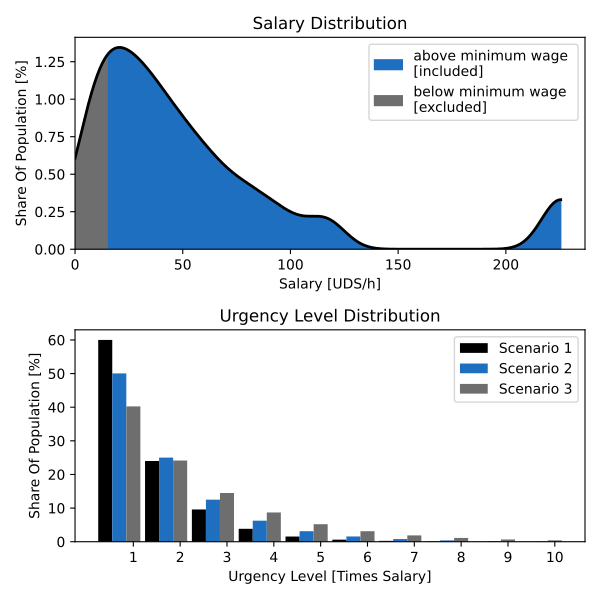

Here is the Python script that generated this plot:
# IMPORTS
from Data_UrgencyDistribution import urgency_distribution, getUrgencyLevelProcess
import matplotlib.pyplot as plt
import numpy as np
from scipy.stats import gaussian_kde



blue_color = (30/255, 111/255, 192/255)
gray_color = (110/255, 110/255, 110/255)




plt.rc('font', family='sans-serif') 
plt.rc('font', serif='Arial') 
plt.figure(figsize=(12/2, 6), dpi=100)


# Plot Salary Distribution
plt.subplot(2,1,1)

    # Determine Gaussian Kernel Density Estimation (KDE) For Salary Distribution
salaries = urgency_distribution[1]["pop_salary"]
kde = gaussian_kde(salaries)
x_range = np.linspace(0, salaries.max(), 1000)  # Start from 0
y_values = kde(x_range)
y_values_percentage = y_values * 100
minimum_wage = 15.00
minimum_wage_mask = x_range <= minimum_wage

plt.plot(x_range, y_values_percentage, linewidth=2, color="black")
plt.fill_between(x_range, y_values_percentage, color=blue_color, label="above minimum wage \n[included]")
plt.fill_between(x_range[minimum_wage_mask], y_values_percentage[minimum_wage_mask], color=gray_color, label="below minimum wage \n[excluded]")

plt.xlabel('Salary [UDS/h]')
plt.ylabel('Share Of Population [%]')
plt.title('Salary Distribution')
plt.legend()

plt.xlim(0, None)  # Set x-axis to start at 0
plt.ylim(0, None)  # Set y-axis to start at 0


# Urgency Level Distribution
plt.subplot(2,1,2)
colors = ["black", blue_color, gray_color]
for scenario in [1,2,3]:
    urgency_dist, urgency_level = getUrgencyLevelProcess(p=urgency_distribution[scenario]["scenario"])
    plt.bar(np.asarray(urgency_level)-0.3*(3-scenario+1)+0.3, urgency_dist*100, width=0.3, color=colors[scenario-1], label="Scenario "+str(scenario))
    
plt.title("Urgency Level Distribution")
plt.xlabel('Urgency Level [Times Salary]')
plt.ylabel('Share Of Population [%]')
plt.xticks(range(1, 11))
plt.legend()


# # Urgency VOT Distribution
# plt.subplot(1,3,3)

# plt.title("Value Of Time (VOT) Distribution")
# plt.xlabel("Value of Time [€/h]")
# plt.ylabel("Share of population [%]")

# for scenario in [1,2,3]:
#     # Determine Cumulative Gaussian Kernel Density Estimation (KDE) For Salary Distribution
#     salaries = urgency_distribution[scenario]["pop_urgency_vots"]
#     kde = gaussian_kde(salaries)
#     x_range = np.linspace(0, salaries.max(), 1000)  # Start from 0
#     y_values = kde(x_range)
#     y_values_percentage = y_values * 100
#     cumulative_y = np.cumsum(y_values) / np.sum(y_values) * 100
#     minimum_wage = 15.00
#     minimum_wage_mask = x_range <= minimum_wage
    
#     plt.plot(x_range, cumulative_y, linewidth=2, color="black")
#     plt.fill_between(x_range, cumulative_y, color=colors[scenario-1], label="Scenario "+str(scenario), alpha=0.3)

# plt.xlabel('Salary [USD/h]')
# plt.ylabel('Share Of Population [%]')
# plt.title('Cumulative VOT Distribution')

# plt.grid(True, linestyle='--', alpha=0.7)
# plt.xlim(0, None)  # Set x-axis to start at 0
# plt.ylim(0, None)  # Set y-axis to start at 0




plt.tight_layout()
